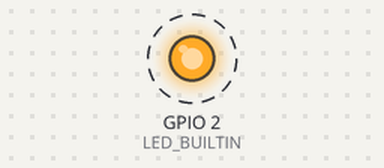
The sketch below on a simulated ESP32. On the bench: output pins drawn as LEDs (lit = HIGH). Dashed ring = blinking. What the sketch prints to the serial monitor is not drawn.

Above: at 0.2 s.
Timing chart, 0 to 3.0 s (numbered marks = the images above):
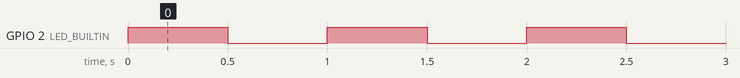

Measured:
- by itself, GPIO 2 (LED_BUILTIN): alternates HIGH for 0.50 s and LOW for 0.50 s

The sketch:

main.ino
```cpp
#include <Arduino.h>

#ifndef LED_BUILTIN
#define LED_BUILTIN 2
#endif

void setup(){
  Serial.begin(115200);
  pinMode(LED_BUILTIN,OUTPUT);
  Serial.println("ESP32 LAB - Blink ready");
}

void loop(){
  digitalWrite(LED_BUILTIN,HIGH);
  Serial.println("LED ON");
  delay(500);
  digitalWrite(LED_BUILTIN,LOW);
  Serial.println("LED OFF");
  delay(500);
}
```
